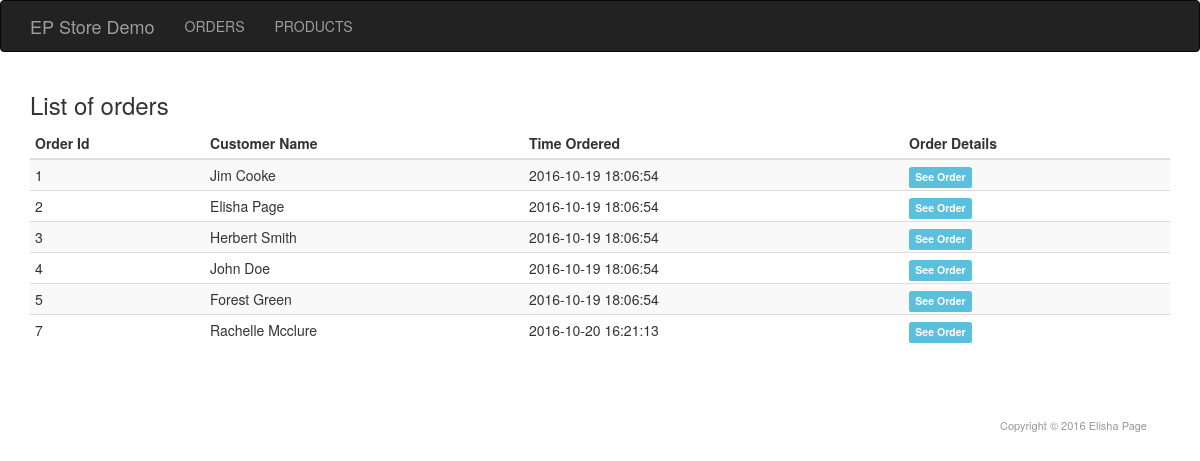
The page /orders on the database its author committed.
### tables this page shows
CREATE TABLE `orders` (
  `order_id` int(11) NOT NULL,
  `customer_id` int(11) NOT NULL,
  `time_ordered` timestamp NOT NULL DEFAULT CURRENT_TIMESTAMP
);

CREATE TABLE `customer` (
  `customer_id` int(11) NOT NULL,
  `customer_name` varchar(80) NOT NULL
);

### application/core/controller.php (called while the page is built, shortened)
<?php
class Controller
{
    public $db = null;
    private function openDatabaseConnection()
    {
        $options = array(PDO::ATTR_DEFAULT_FETCH_MODE => PDO::FETCH_OBJ, PDO::ATTR_ERRMODE => PDO::ERRMODE_WARNING);
        $this->db = new PDO(DB_TYPE . ':host=' . DB_HOST . ';dbname=' . DB_NAME . ';charset=' . DB_CHARSET, DB_USER, DB_PASS, $options);
    }
    public function loadModel()
    {
        require APP . 'model/model.php';
        $this->model = new Model($this->db);
    }
}

### application/controller/orders.php (called while the page is built, shortened)
<?php
class orders extends Controller
{
    public function index()
    {
        $orders = $this->model->getAllorders();
        require APP . 'view/_templates/header.php';
        require APP . 'view/orders/index.php';
        require APP . 'view/_templates/footer.php';
    }
}

### public/index.php (called while the page is built, shortened)
<?php
require APP . 'core/application.php';
require APP . 'core/controller.php';
$app = new Application();

### application/model/model.php (called while the page is built, shortened)
<?php
class Model
{
    function __construct($db)
    {
        try {
            $this->db = $db;
        } catch (PDOException $e) {
            exit('Database connection could not be established.');
        }
    }
    public function getAllorders()
    {
        $sql = "SELECT orders.order_id, customer.customer_name, orders.time_ordered FROM orders INNER JOIN customer on orders.customer_id=customer.customer_id ORDER BY order_id";
        $query = $this->db->prepare($sql);
        $query->execute();
        return $query->fetchAll();
    }
}

### application/view/orders/index.php (the view, shortened to what this page needs)
<div class="container">
        <h3>List of orders
        </h3>
        <table class="table table-striped table-hover table-condensed">
            <thead>
            <tr>
                <th>Order Id</th>
                <th>Customer Name</th>
                <th>Time Ordered</th>
                <th>Order Details</th>
            </tr>
            </thead>
            <tbody>
            <?php foreach ($orders as $order) { ?>
                <tr>
                    <td><?php if (isset($order->order_id)) echo htmlspecialchars($order->order_id, ENT_QUOTES, 'UTF-8'); ?></td>
                    <td><?php if (isset($order->customer_name)) echo htmlspecialchars($order->customer_name, ENT_QUOTES, 'UTF-8'); ?></td>
                    <td><?php if (isset($order->time_ordered)) echo htmlspecialchars($order->time_ordered, ENT_QUOTES, 'UTF-8'); ?></td>
                   <td><a href="<?php echo URL . 'orderitems/index/' . htmlspecialchars($order->order_id, ENT_QUOTES, 'UTF-8'); ?>"><span class="label label-info">See Order</span></a></td>
                </tr>
            <?php } ?>
                        </tbody>
        </table>
</div>

### application/core/application.php (shortened to what this page needs)
<?php
class Application
{
    private $url_controller = null;
    private $url_action = null;
    private $url_params = array();
    public function __construct()
    {
        if (!$this->url_controller) {
            require APP . 'controller/home.php';
            $page = new Home();
            $page->index();
        } elseif (file_exists(APP . 'controller/' . $this->url_controller . '.php')) {
            $this->url_controller = new $this->url_controller();
            if (method_exists($this->url_controller, $this->url_action)) {
                if (!empty($this->url_params)) {
                    call_user_func_array(array($this->url_controller, $this->url_action), $this->url_params);
                } else {
                    $this->url_controller->{$this->url_action}();
                }
            } else {
                if (strlen($this->url_action) == 0) {
                    $this->url_controller->index();
                }
                else {
                    header('location: ' . URL . 'problem');
                }
            }
        } else {
            header('location: ' . URL . 'problem');
        }
    }
    private function splitUrl()
    {
        if (isset($_GET['url'])) {
            $url = trim($_GET['url'], '/');
            $url = filter_var($url, FILTER_SANITIZE_URL);
            $url = explode('/', $url);
            $this->url_controller = isset($url[0]) ? $url[0] : null;
            $this->url_action = isset($url[1]) ? $url[1] : null;
            unset($url[0], $url[1]);
            $this->url_params = array_values($url);
        }
    }
}

### application/view/_templates/header.php (shortened to what this page needs)
<!DOCTYPE html>
<html lang="en">
<head>
    <link href="<?php echo URL; ?>css/bootstrap.min.css" rel="stylesheet">
   <link href="<?php echo URL; ?>css/style.css" rel="stylesheet">
</head>
<body>
<nav class="navbar navbar-default navbar-inverse">
  <div class="container">
    <div class="navbar-header">
      <a class="navbar-brand" href= "<?php echo URL; ?>">EP Store Demo</a>
    </div>
    <ul class="nav navbar-nav">
      <li><a href="<?php echo URL; ?>orders">ORDERS</a></li>
      <li><a href="<?php echo URL; ?>products">PRODUCTS</a></li>
    </ul>
  </div>
</nav>

### application/view/_templates/footer.php
    <div class="footer">
       <?php echo "<p>Copyright &copy; " . date("Y") . " Elisha Page</p>"; ?>
    </div>
</body>
</html>

### public/css/style.css (style rules this page uses)
.footer { padding: 20px; margin: 33px; text-align: right; font-size: 11px; opacity: 0.5; }

### rows shown on the page
orders: order_id "1", customer.customer_name "Jim Cooke", time_ordered "2016-10-19 18:06:54"
orders: order_id "2", customer.customer_name "Elisha Page", time_ordered "2016-10-19 18:06:54"
orders: order_id "3", customer.customer_name "Herbert Smith", time_ordered "2016-10-19 18:06:54"
orders: order_id "4", customer.customer_name "John Doe", time_ordered "2016-10-19 18:06:54"
orders: order_id "5", customer.customer_name "Forest Green", time_ordered "2016-10-19 18:06:54"
orders: order_id "7", customer.customer_name "Rachelle Mcclure", time_ordered "2016-10-20 16:21:13"
